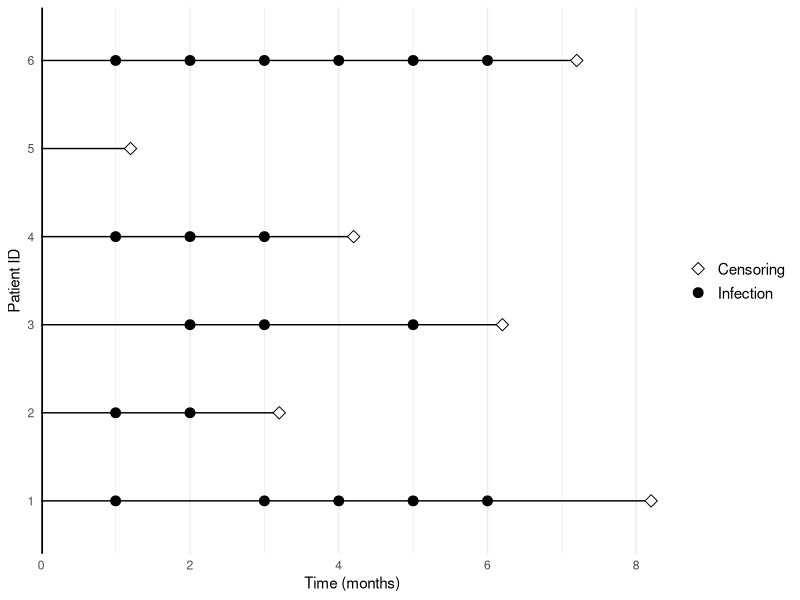

The R script that drew this image:
## ---- chunk 1
#| label: fig-followup
#| fig-cap: Follow-up of six patients for repeated infections.
#| fig-width: 8
#| fig-height: 3

library(tidyverse)

pat1 <- tibble(
 id = 1,
 time = c(0, 1, 3, 4, 5, 6, 8.2),
 status = c(NA, rep(1, 5), 0)
)
pat2 <- tibble(
 id = 2,
 time = c(0, 1, 2, 3.2),
 status = c(NA, rep(1, 2), 0)
)
pat3 <- tibble(
 id = 3,
 time = c(0, 2, 3, 5, 6.2),
 status = c(NA, rep(1, 3), 0)
)
pat4 <- tibble(
 id = 4,
 time = c(0, 1, 2, 3, 4.2),
 status = c(NA, rep(1, 3), 0)
)
pat5 <- tibble(
 id = 5,
 time = c(0, 1.2),
 status = c(NA, 0)
)
pat6 <- tibble(
 id = 6,
 time = c(0, 1, 2, 3, 4, 5, 6, 7.2),
 status = c(NA, rep(1, 6), 0)
)


df <- bind_rows(pat1, pat2, pat3, pat4, pat5, pat6)

df |> 
  ggplot(aes(x = time, y = factor(id))) +
  geom_line(aes(group = id)) +
  geom_point(aes(shape = factor(status)), size = 3, fill = "white") +
  geom_vline(xintercept = 0, linewidth = 1.2) +
  scale_shape_manual(limits = c("0", "1"),  values = c(23, 19), 
                      labels = c("Censoring", "Infection"))  +
  scale_x_continuous(expand = expansion(c(0, 0.02))) +
  labs(
    x = "Time (months)",
    y = "Patient ID",
    shape = NULL
  ) +
  theme_minimal() +
  theme(
    panel.grid.major.y = element_blank(),
    legend.text = element_text(size = 11)
  )
          
